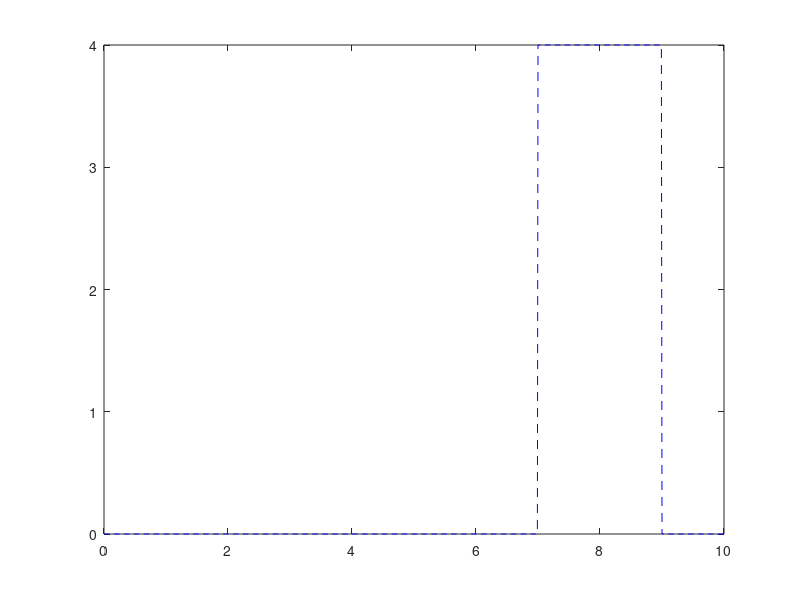

Write MATLAB code to recreate this figure.
i=7;    %starting 
b1 = 9-i;   %ending
a1 = 4;
x = 0:0.01:10;
f = @(xi,a,b) a*rectpuls(xi,b); 
 plot(x,f((x-i)-((b1/2)),a1,b1),'b--');